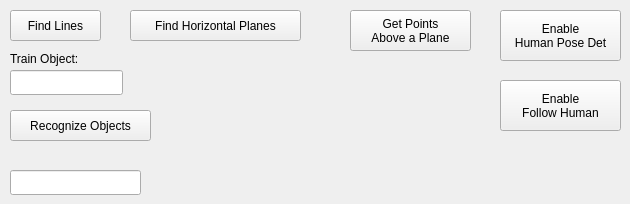
    <widget class="QWidget" name="tab">
     <attribute name="title">
      <string>Vision</string>
     </attribute>
     <widget class="QPushButton" name="visBtnFindLines">
      <property name="geometry">
       <rect>
        <x>10</x>
        <y>10</y>
        <width>91</width>
        <height>31</height>
       </rect>
      </property>
      <property name="text">
       <string>Find Lines</string>
      </property>
     </widget>
     <widget class="QLineEdit" name="visTxtTrainObject">
      <property name="geometry">
       <rect>
        <x>10</x>
        <y>70</y>
        <width>113</width>
        <height>25</height>
       </rect>
      </property>
     </widget>
     <widget class="QLabel" name="label_5">
      <property name="geometry">
       <rect>
        <x>10</x>
        <y>50</y>
        <width>101</width>
        <height>17</height>
       </rect>
      </property>
      <property name="text">
       <string>Train Object:</string>
      </property>
     </widget>
     <widget class="QPushButton" name="visBtnRecogObjects">
      <property name="geometry">
       <rect>
        <x>10</x>
        <y>110</y>
        <width>141</width>
        <height>31</height>
       </rect>
      </property>
      <property name="text">
       <string>Recognize Objects</string>
      </property>
     </widget>
     <widget class="QLineEdit" name="visTxtRecognizeObject">
      <property name="geometry">
       <rect>
        <x>10</x>
        <y>170</y>
        <width>131</width>
        <height>25</height>
       </rect>
      </property>
     </widget>
     <widget class="QPushButton" name="visBtnFindHoriPlanes">
      <property name="geometry">
       <rect>
        <x>130</x>
        <y>10</y>
        <width>171</width>
        <height>31</height>
       </rect>
      </property>
      <property name="text">
       <string>Find Horizontal Planes</string>
      </property>
     </widget>
     <widget class="QPushButton" name="visBtnPointsAbovePlane">
      <property name="geometry">
       <rect>
        <x>350</x>
        <y>10</y>
        <width>121</width>
        <height>41</height>
       </rect>
      </property>
      <property name="text">
       <string>Get Points
Above a Plane</string>
      </property>
     </widget>
     <widget class="QPushButton" name="visBtnEnableHumanPose">
      <property name="geometry">
       <rect>
        <x>500</x>
        <y>10</y>
        <width>121</width>
        <height>51</height>
       </rect>
      </property>
      <property name="text">
       <string>Enable
Human Pose Det</string>
      </property>
     </widget>
     <widget class="QPushButton" name="hriBtnEnableFollowHuman">
      <property name="geometry">
       <rect>
        <x>500</x>
        <y>80</y>
        <width>121</width>
        <height>51</height>
       </rect>
      </property>
      <property name="text">
       <string>Enable
Follow Human</string>
      </property>
     </widget>
    </widget>
